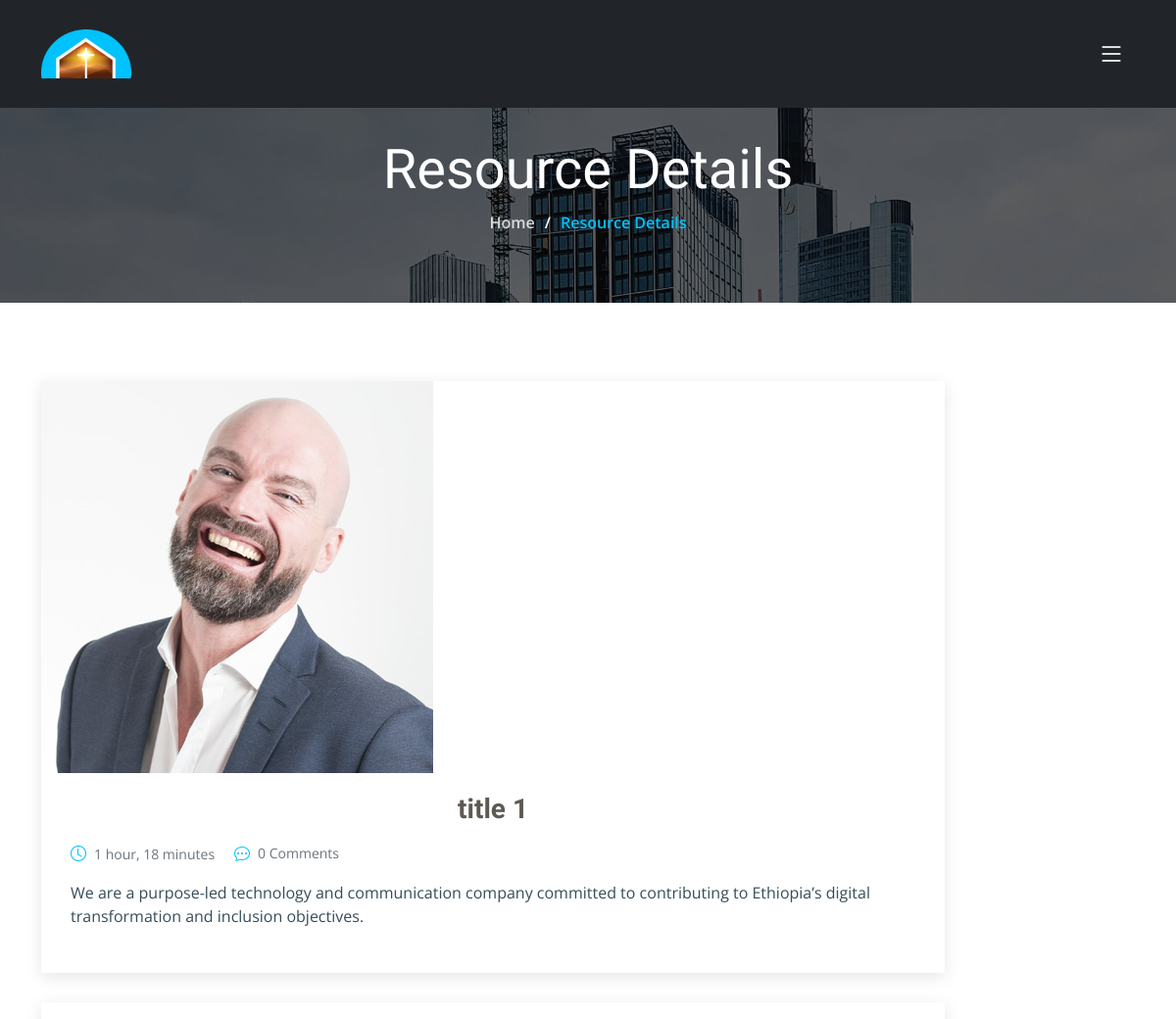
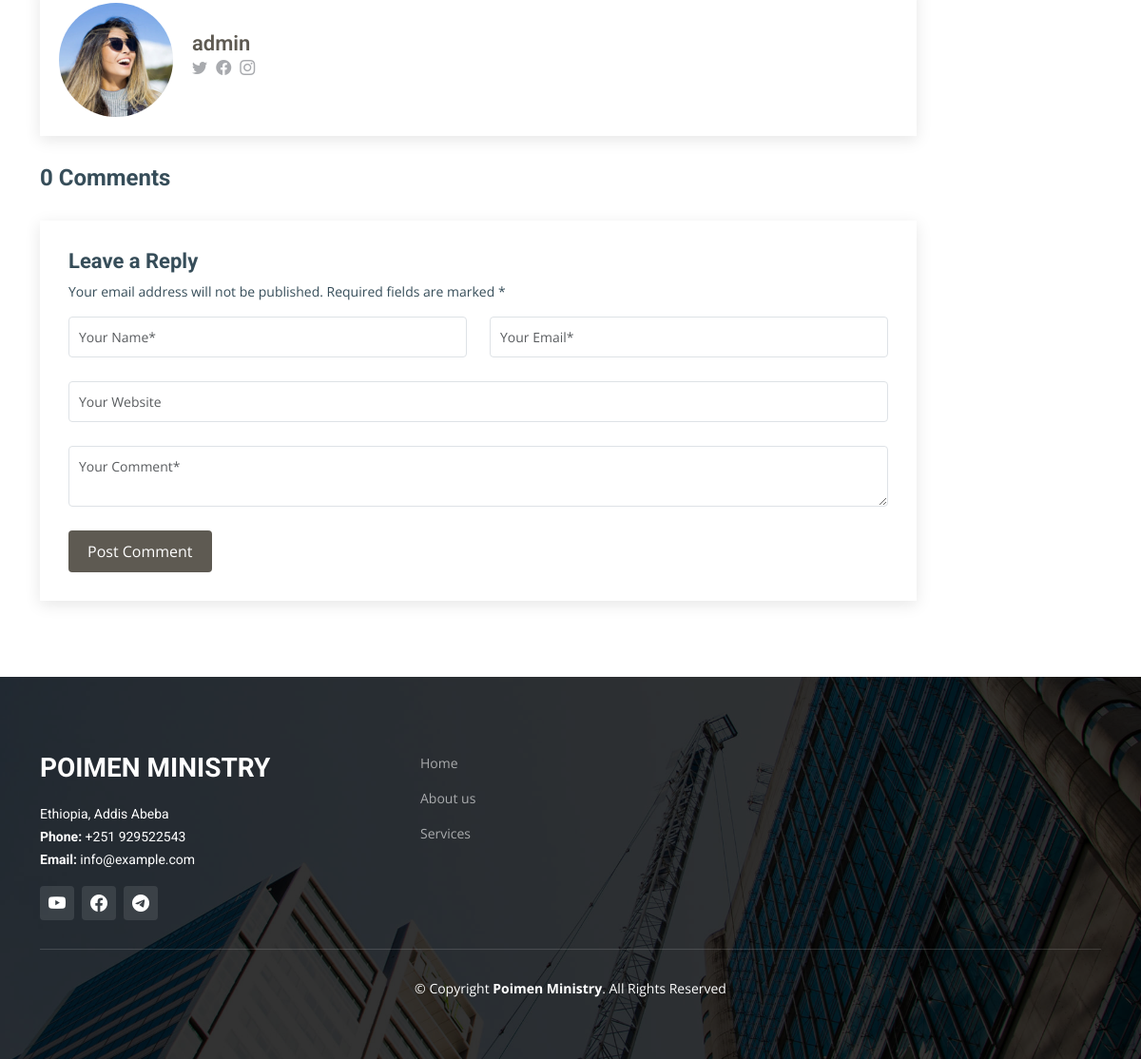
The app's page /resource/title-1/ with its own data (2 pictures, top to bottom).
### company/models.py (models this page shows, shortened)
class Resource(models.Model):
    user = models.ForeignKey(User, on_delete=models.CASCADE, null=True)
    author_description = models.TextField(null=True, blank=True)
    title = models.CharField(max_length=200)
    icon = IconField()
    image = models.ImageField(upload_to='blog/image/')
    short_description = models.CharField(max_length=200)
    document_link = models.URLField(max_length=200)
    content = FroalaField()
    slug = models.SlugField(max_length=300, unique=True,blank=True)
    created_at = models.DateTimeField(auto_now_add=True)
    updated_at = models.DateTimeField(auto_now=True)
    class Meta:
      ordering = ['-created_at', '-updated_at']
    def count_comment(self):
      return Resource_Comment.objects.filter(post__id = self.pk, status = True).count()

### company/views.py (the view, shortened to what this page needs)
# urls.py: path('resource/<slug:slug>/', views.resource_detail, name='resource_detail'),
def resource_detail(request, slug):
    resource_detail = models.Resource.objects.filter(slug = slug).first()
    comment = models.Resource_Comment.objects.filter(status = True, post__id = resource_detail.id)
    context = {
        'resource' : resource_detail,
        'comments' : comment
    }
    return render(request, 'company/resource-details.html', context)

### company/templates/company/resource-details.html (shortened to what this page needs)
{% load static%}
<!DOCTYPE html>
<html lang="en">
  <head>
    {% include 'company/include/head.html'%}
  </head>
  <body>
    {% include 'company/include/navbar.html'%}
    <main id="main">
      <div
        class="breadcrumbs d-flex align-items-center"
        style="
          background-image: url('{% static 'assets/img/breadcrumbs-bg.jpg' %}');
        "
      >
        <div
          class="container position-relative d-flex flex-column align-items-center"
          data-aos="fade"
        >
          <h2>Resource Details</h2>
          <ol>
            <li><a href="{% url 'index'%}">Home</a></li>
            <li>Resource Details</li>
          </ol>
        </div>
      </div>
      <section id="blog" class="blog">
        <div class="container" data-aos="fade-up" data-aos-delay="100">
          <div class="row g-5">
            <div class="col-lg-10">
              <article class="blog-details">
                <div class="post-img">
                  <img src="/media/{{resource.image}}" alt="" class="img-fluid" />
                </div>
                <h2 class="title text-center ">{{resource.title}}</h2>
                <div class="meta-top">
                  <ul>
                    <li class="d-flex align-items-end">
                      <i class="bi bi-clock"></i>
                      <a href="blog-details.html"
                        >{{resource.created_at |timesince }}</a
                      >
                    </li>
                    <li class="d-flex align-items-center">
                      <i class="bi bi-chat-dots"></i>
                      <a href="blog-details.html"
                        >{{resource.count_comment}} Comments</a
                      >
                    </li>
                  </ul>
                </div>
                <div class="content">{{resource.content | safe}}</div>
              </article>
              <div class="post-author d-flex align-items-center">
                <img
                  src="{% static 'assets/img/blog/blog-author.jpg' %}"
                  class="rounded-circle flex-shrink-0"
                  alt=""
                />
                <div>
                  <h4>{{resource.user}}</h4>
                  <div class="social-links">
                    <a href="https://twitters.com/#"
                      ><i class="bi bi-twitter"></i
                    ></a>
                    <a href="https://facebook.com/#"
                      ><i class="bi bi-facebook"></i
                    ></a>
                    <a href="https://instagram.com/#"
                      ><i class="biu bi-instagram"></i
                    ></a>
                  </div>
                </div>
              </div>
              <div class="comments">
                <h4 class="comments-count">{{resource.count_comment}} Comments</h4>
                <div class="reply-form">
                  <h4>Leave a Reply</h4>
                  <p>
                    Your email address will not be published. Required fields
                    are marked *
                  </p>
                  <form action="" method="post">
                    <div class="row">
                      <div class="col-md-6 form-group">
                        <input
                          name="name"
                          type="text"
                          class="form-control"
                          placeholder="Your Name*"
                          id="id_name"
                        />
                      </div>
                      <div class="col-md-6 form-group">
                        <input
                          name="email"
                          type="text"
                          class="form-control"
                          placeholder="Your Email*"
                          id="id_email"
                        />
                      </div>
                    </div>
                    <div class="row">
                      <div class="col form-group">
                        <input
                          name="website"
                          type="text"
                          class="form-control"
                          placeholder="Your Website"
                          id="id_website"
                        />
                      </div>
                    </div>
                    <div class="row">
                      <div class="col form-group">
                        <textarea
                          name="comment"
                          class="form-control"
                          placeholder="Your Comment*"
                          id="id_comment"
                        ></textarea>
                      </div>
                    </div>
                    <button type="submit" class="btn btn-primary">
                      Post Comment
                    </button>
                  </form>
                </div>
              </div>
            </div>
          </div>
        </div>
      </section>
    </main>
    {% include 'company/include/footer.html'%}
  </body>
</html>

### static/assets/css/main.css (style rules this page uses)
:root { --font-default: "Open Sans", system-ui, -apple-system, "Segoe UI", Roboto, "Helvetica Neue", Arial, "Noto Sans", "Liberation Sans", sans-serif, "Apple Color Emoji", "Segoe UI Emoji", "Segoe UI Symbol", "Noto Color Emoji"; --font-primary: "Roboto", sans-serif; --font-secondary: "Work Sans", sans-serif; }
:root { --color-default: #364d59; --color-primary: #00c2fc; --color-secondary: #5e5a52; }
:root { scroll-behavior: smooth; }
body { font-family: var(--font-default); color: var(--color-default); overflow-x: hidden; }
a { color: var(--color-primary); text-decoration: none; }
h1, h2, h3, h4, h5, h6 { font-family: var(--font-primary); }
section { padding: 80px 0; overflow: hidden; }
.breadcrumbs { padding: 140px 0 60px 0; min-height: 30vh; position: relative; background-size: cover; background-position: center; background-repeat: no-repeat; }
.breadcrumbs:before { content: ""; background-color: rgba(0, 0, 0, 0.6); position: absolute; inset: 0; }
.breadcrumbs h2 { font-size: 56px; font-weight: 500; color: #fff; font-family: var(--font-secondary); }
.breadcrumbs ol { display: flex; flex-wrap: wrap; list-style: none; padding: 0 0 10px 0; margin: 0; font-size: 16px; font-weight: 600; color: var(--color-primary); }
.breadcrumbs ol a { color: rgba(255, 255, 255, 0.8); transition: 0.3s; }
.breadcrumbs ol li+li { padding-left: 10px; }
.breadcrumbs ol li+li::before { display: inline-block; padding-right: 10px; color: #fff; content: "/"; }
.blog .blog-details { box-shadow: 0 4px 16px rgba(0, 0, 0, 0.1); padding: 30px; }
.blog .blog-details .post-img { margin: -30px -30px 20px -30px; overflow: hidden; }
.blog .blog-details .title { font-size: 28px; font-weight: 700; padding: 0; margin: 20px 0 0 0; color: var(--color-secondary); }
.blog .blog-details .content { margin-top: 20px; }
.blog .blog-details .meta-top { margin-top: 20px; color: #6c757d; }
.blog .blog-details .meta-top ul { display: flex; flex-wrap: wrap; list-style: none; align-items: center; padding: 0; margin: 0; }
.blog .blog-details .meta-top ul li+li { padding-left: 20px; }
.blog .blog-details .meta-top i { font-size: 16px; margin-right: 8px; line-height: 0; color: var(--color-primary); }
.blog .blog-details .meta-top a { color: #6c757d; font-size: 14px; display: inline-block; line-height: 1; transition: 0.3s; }
.blog .post-author { padding: 20px; margin-top: 30px; box-shadow: 0 4px 16px rgba(0, 0, 0, 0.1); }
.blog .post-author img { max-width: 120px; margin-right: 20px; }
.blog .post-author h4 { font-weight: 600; font-size: 22px; margin-bottom: 0px; padding: 0; color: var(--color-secondary); }
.blog .post-author .social-links { margin: 0 10px 10px 0; }
.blog .post-author .social-links a { color: rgba(82, 86, 94, 0.5); margin-right: 5px; }
.blog .comments { margin-top: 30px; }
.blog .comments .comments-count { font-weight: bold; }
.blog .comments .reply-form { margin-top: 30px; padding: 30px; box-shadow: 0 4px 16px rgba(0, 0, 0, 0.1); }
.blog .comments .reply-form h4 { font-weight: bold; font-size: 22px; }
.blog .comments .reply-form p { font-size: 14px; }
.blog .comments .reply-form input { border-radius: 4px; padding: 10px 10px; font-size: 14px; }
.blog .comments .reply-form textarea { border-radius: 4px; padding: 10px 10px; font-size: 14px; }
.blog .comments .reply-form .form-group { margin-bottom: 25px; }
.blog .comments .reply-form .btn-primary { border-radius: 4px; padding: 10px 20px; border: 0; background-color: var(--color-secondary); }

### records on screen
Resource: image (picture), title "title 1", created_at "1 hour, 18 minutes", count_comment "0", content "We are a purpose-led technology and communication company committed to contributing to Ethiopia’s digital transformation and inclusion objectives.", user "admin"
